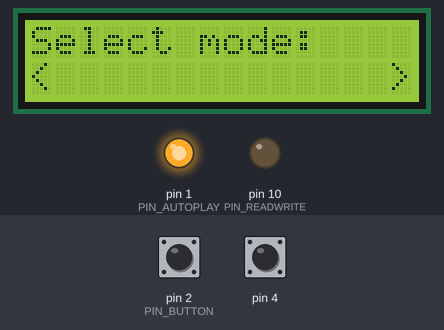
This sketch was run on a simulated Arduino Uno, built with avr-gcc and run on an emulated ATmega328P. On the bench: 16×2 character LCD, output pins drawn as LEDs (lit = HIGH). The test bench sets the inputs (shaded band); at power-on: pin 2 (PIN_BUTTON) HIGH, pin 4 HIGH. Random numbers use the default seed unless the sketch sets one.

Above: at 4.1 s.
4.2 s: pin 2 (PIN_BUTTON) pulled LOW for 0.7 s
At 4.63 s:
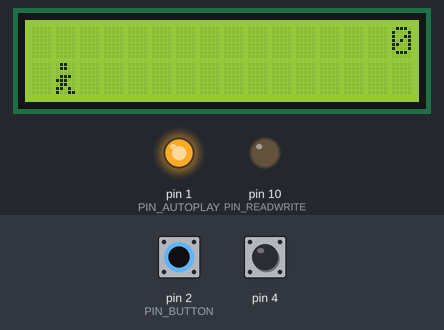
6.4 s: pin 2 (PIN_BUTTON) pulled LOW for 1 s
At 8.4 s:
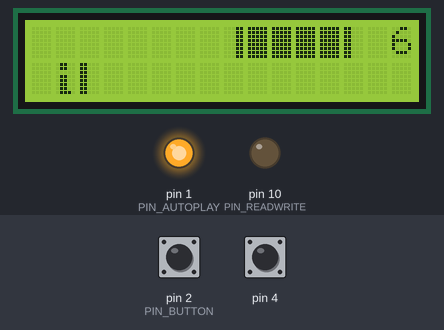
8.9 s: pin 2 (PIN_BUTTON) pulled LOW for 0.7 s
11.1 s: pin 2 (PIN_BUTTON) pulled LOW for 3.2 s
At 11.9 s:
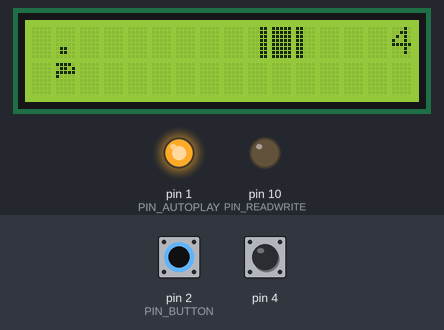
15.8 s: pin 2 (PIN_BUTTON) pulled LOW for 0.7 s
At 16.5 s:
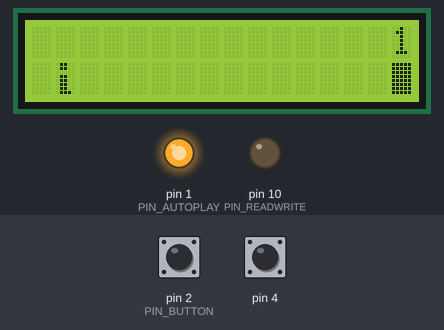
18.2 s: pin 2 (PIN_BUTTON) pulled LOW for 1 s
At 21.1 s:
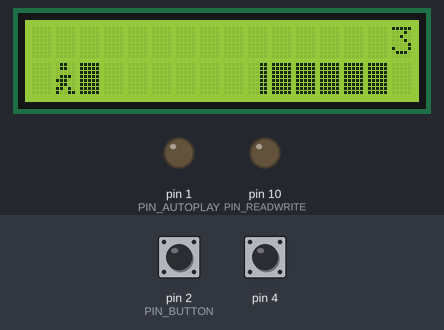
Timing chart, 0 to 21.9 s (numbered marks = the images above; inputs shaded):
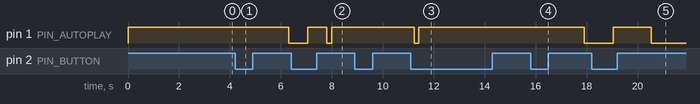

Measured:
- after the input at 4.2 s, pin 1 (PIN_AUTOPLAY): HIGH → LOW after 2.1 s
- after the input at 6.4 s, pin 1 (PIN_AUTOPLAY): LOW → HIGH after 0.66 s, → LOW 0.74 s later, → HIGH 0.19 s later
- after the input at 15.8 s, pin 1 (PIN_AUTOPLAY): HIGH → LOW after 2.1 s
- after the input at 18.2 s, pin 1 (PIN_AUTOPLAY): LOW → HIGH after 0.85 s, → LOW 1.5 s later
- what the display in image 2 shows lasts 0.5 s, from 8.1 s to 8.6 s

The sketch:

Game_jump_man.ino
```cpp
//BENZZZZZZZZZZZZZ
#include <LiquidCrystal_I2C.h>
volatile int grasw; //ลำดับข้อความ
volatile int napis; //ข้อความ
volatile int podmenu; //เมนูย่อย
#define PIN_BUTTON 2
#define PIN_AUTOPLAY 1
#define PIN_READWRITE 10
#define PIN_CONTRAST 7

#define SPRITE_RUN1 1
#define SPRITE_RUN2 2
#define SPRITE_JUMP 3
#define SPRITE_JUMP_UPPER '.'
#define SPRITE_JUMP_LOWER 4
#define SPRITE_TERRAIN_EMPTY ' '
#define SPRITE_TERRAIN_SOLID 5
#define SPRITE_TERRAIN_SOLID_RIGHT 6
#define SPRITE_TERRAIN_SOLID_LEFT 7

#define HERO_HORIZONTAL_POSITION 1

#define TERRAIN_WIDTH 16
#define TERRAIN_EMPTY 0
#define TERRAIN_LOWER_BLOCK 1
#define TERRAIN_UPPER_BLOCK 2

#define HERO_POSITION_OFF 0
#define HERO_POSITION_RUN_LOWER_1 1
#define HERO_POSITION_RUN_LOWER_2 2

#define HERO_POSITION_JUMP_1 3
#define HERO_POSITION_JUMP_2 4
#define HERO_POSITION_JUMP_3 5
#define HERO_POSITION_JUMP_4 6
#define HERO_POSITION_JUMP_5 7
#define HERO_POSITION_JUMP_6 8
#define HERO_POSITION_JUMP_7 9
#define HERO_POSITION_JUMP_8 10

#define HERO_POSITION_RUN_UPPER_1 11
#define HERO_POSITION_RUN_UPPER_2 12

LiquidCrystal_I2C lcd(0x27, 16, 2);
static char terrainUpper[TERRAIN_WIDTH + 1];
static char terrainLower[TERRAIN_WIDTH + 1];
static bool buttonPushed = false;
char wybor; //////
char wyborpoz;/////

void initializeGraphics(){
  static byte graphics[] = {
    // Run position 1 //สร้างชุดเลขฐานสองแสดงกราฟฟิคต่างๆของเกม jumpman
    B01100,        ////
    B01100,       ////
    B00000,
    B01110,      ///////
    B11100,     //////
    B01100,     ////
    B11010,   ////  //
    B10011,  //    ////
    // Run position 2
    B01100,    ////
    B01100,    ////
    B00000,
    B01100,    ////
    B01100,    ////
    B01100,    ////
    B01100,    ////
    B01110,    //////
    // Jump
    B01100,    ////
    B01100,    ////
    B00000,
    B11110,  ////////
    B01101,    ////  //
    B11111,  //////////
    B10000,  //
    B00000,
    // Jump lower
    B11110,  ////////
    B01101,    ////  //
    B11111,  //////////
    B10000,  //
    B00000,
    B00000,
    B00000,
    B00000,
    // Ground
    B11111,  //////////
    B11111,  //////////
    B11111,  //////////
    B11111,  //////////
    B11111,  //////////
    B11111,  //////////
    B11111,  //////////
    B11111,  //////////
    // Ground right
    B00011,          //
    B00011,          //
    B00011,          //
    B00011,          //
    B00011,          //
    B00011,          //
    B00011,          //
    B00011,          //
    // Ground left
    B11000,  //
    B11000,  //
    B11000,  //
    B11000,  //
    B11000,  //
    B11000,  //
    B11000,  //
    B11000,  //
  };
  int i;  //ฟังก์ชันรันกราฟฟิค

  for (i = 0; i < 7; ++i) {
    lcd.createChar(i + 1, &graphics[i * 8]);
  }
  for (i = 0; i < TERRAIN_WIDTH; ++i) {
    terrainUpper[i] = SPRITE_TERRAIN_EMPTY;
    terrainLower[i] = SPRITE_TERRAIN_EMPTY;
  }
}

void advanceTerrain(char* terrain, byte newTerrain){
  for (int i = 0; i < TERRAIN_WIDTH; ++i) {
    char current = terrain[i];
    char next = (i == TERRAIN_WIDTH-1) ? newTerrain : terrain[i+1];
    switch (current){
      case SPRITE_TERRAIN_EMPTY:
        terrain[i] = (next == SPRITE_TERRAIN_SOLID) ? SPRITE_TERRAIN_SOLID_RIGHT : SPRITE_TERRAIN_EMPTY;
        break;
      case SPRITE_TERRAIN_SOLID:
        terrain[i] = (next == SPRITE_TERRAIN_EMPTY) ? SPRITE_TERRAIN_SOLID_LEFT : SPRITE_TERRAIN_SOLID;
        break;
      case SPRITE_TERRAIN_SOLID_RIGHT:
        terrain[i] = SPRITE_TERRAIN_SOLID;
        break;
      case SPRITE_TERRAIN_SOLID_LEFT:
        terrain[i] = SPRITE_TERRAIN_EMPTY;
        break;
    }
  }
}
////////////////////////////////////////////////////////////////////////////
void gl (int t){  //กำหนดเวลา delay ต่างๆ
delay(t);
}
///////////////////////////////////////////////////////////////////////////

bool drawHero(byte position, char* terrainUpper, char* terrainLower, unsigned int score) { //ระบุตำแหน่งสิ่งกีดขวาง score และ Hero เมื่อเกิดการผ่านสิ่งกีดขวางหรือชน
  bool collide = false;
  char upperSave = terrainUpper[HERO_HORIZONTAL_POSITION];
  char lowerSave = terrainLower[HERO_HORIZONTAL_POSITION];
  byte upper, lower;
  switch (position) {
    case HERO_POSITION_OFF:
      upper = lower = SPRITE_TERRAIN_EMPTY;
      break;
    case HERO_POSITION_RUN_LOWER_1:
      upper = SPRITE_TERRAIN_EMPTY;
      lower = SPRITE_RUN1;
      break;
    case HERO_POSITION_RUN_LOWER_2:
      upper = SPRITE_TERRAIN_EMPTY;
      lower = SPRITE_RUN2;
      break;
    case HERO_POSITION_JUMP_1:
    case HERO_POSITION_JUMP_8:
      upper = SPRITE_TERRAIN_EMPTY;
      lower = SPRITE_JUMP;
      break;
    case HERO_POSITION_JUMP_2:
    case HERO_POSITION_JUMP_7:
      upper = SPRITE_JUMP_UPPER;
      lower = SPRITE_JUMP_LOWER;
      break;
    case HERO_POSITION_JUMP_3:
    case HERO_POSITION_JUMP_4:
    case HERO_POSITION_JUMP_5:
    case HERO_POSITION_JUMP_6:
      upper = SPRITE_JUMP;
      lower = SPRITE_TERRAIN_EMPTY;
      break;
    case HERO_POSITION_RUN_UPPER_1:
      upper = SPRITE_RUN1;
      lower = SPRITE_TERRAIN_EMPTY;
      break;
    case HERO_POSITION_RUN_UPPER_2:
      upper = SPRITE_RUN2;
      lower = SPRITE_TERRAIN_EMPTY;
      break;
  }  //เงื่อนไขการแสดงสิ่งกีดขวาง
  if (upper != ' ') {
    terrainUpper[HERO_HORIZONTAL_POSITION] = upper;
    collide = (upperSave == SPRITE_TERRAIN_EMPTY) ? false : true;
  }
  if (lower != ' ') {
    terrainLower[HERO_HORIZONTAL_POSITION] = lower;
    collide |= (lowerSave == SPRITE_TERRAIN_EMPTY) ? false : true;
  }

  byte digits = (score > 9999) ? 5 : (score > 999) ? 4 : (score > 99) ? 3 : (score > 9) ? 2 : 1;

  // Draw the scene
  terrainUpper[TERRAIN_WIDTH] = '\0';
  terrainLower[TERRAIN_WIDTH] = '\0';
  char temp = terrainUpper[16-digits];
  terrainUpper[16-digits] = '\0';
  lcd.setCursor(0,0);
  lcd.print(terrainUpper);
  terrainUpper[16-digits] = temp;
  lcd.setCursor(0,1);
  lcd.print(terrainLower);

  lcd.setCursor(16 - digits,0);
  lcd.print(score);

  terrainUpper[HERO_HORIZONTAL_POSITION] = upperSave;
  terrainLower[HERO_HORIZONTAL_POSITION] = lowerSave;
  return collide;
}

// Handle the button push as an interrupt
void buttonPush() {
  buttonPushed = true;
}
////////////////////////////////////////////////////
void origin(){  //ฟังก์ชั่นแสดงหน้าต่างก่อนเข้าเกม
  lcd.setCursor(0,0);
  lcd.print("Game");
  lcd.setCursor(2,4);
  lcd.print("Jump Man");

  gl(100);
  delay(1000);
  lcd.clear();

}

void game(int level){  //ฟังก์ชั่นกำหนดระดับความยากของเกม และการแสดง
  static byte heroPos = HERO_POSITION_RUN_LOWER_1;
  static byte newTerrainType = TERRAIN_EMPTY;
  static byte newTerrainDuration = 1;
  static bool playing = false;
  static bool blink = false;
  static unsigned int distance = 0;

  if (!playing) {
    drawHero((blink) ? HERO_POSITION_OFF : heroPos, terrainUpper, terrainLower, distance >> 3);
    if (blink) {
      lcd.clear();
      lcd.setCursor(0,0);
      lcd.print("PRESS START");
    }
    delay(250);
    blink = !blink;
    if (buttonPushed) {
// gl(100);
      initializeGraphics();
      heroPos = HERO_POSITION_RUN_LOWER_1;
      playing = true;
      buttonPushed = false;
      distance = 0;
    }
    return;
  }
  // random สิ่งกีดขวาง
  // Shift the terrain to the left
  advanceTerrain(terrainLower, newTerrainType == TERRAIN_LOWER_BLOCK ? SPRITE_TERRAIN_SOLID : SPRITE_TERRAIN_EMPTY);
  advanceTerrain(terrainUpper, newTerrainType == TERRAIN_UPPER_BLOCK ? SPRITE_TERRAIN_SOLID : SPRITE_TERRAIN_EMPTY);

  // Make new terrain to enter on the right
  if (--newTerrainDuration == 0) {
    if (newTerrainType == TERRAIN_EMPTY) {
      newTerrainType = (random(3) == 0) ? TERRAIN_UPPER_BLOCK : TERRAIN_LOWER_BLOCK;
      newTerrainDuration = 2 + random(10);
    } else {
      newTerrainType = TERRAIN_EMPTY;
      newTerrainDuration = 10 + random(10);
    }
  }

  if (buttonPushed) {
    if (heroPos <= HERO_POSITION_RUN_LOWER_2)
// HERO speed
    heroPos = HERO_POSITION_JUMP_1;
    buttonPushed = false;

  }

  if (drawHero(heroPos, terrainUpper, terrainLower, distance >> 3)) {
    playing = false; // The hero collided with something. Too bad.
    gl(500);//////////
    lcd.clear();
  } else {
    if (heroPos == HERO_POSITION_RUN_LOWER_2 || heroPos == HERO_POSITION_JUMP_8) {
      heroPos = HERO_POSITION_RUN_LOWER_1;
    } else if ((heroPos >= HERO_POSITION_JUMP_3 && heroPos <= HERO_POSITION_JUMP_5) && terrainLower[HERO_HORIZONTAL_POSITION] != SPRITE_TERRAIN_EMPTY) {
      heroPos = HERO_POSITION_RUN_UPPER_1;
    } else if (heroPos >= HERO_POSITION_RUN_UPPER_1 && terrainLower[HERO_HORIZONTAL_POSITION] == SPRITE_TERRAIN_EMPTY) {
      heroPos = HERO_POSITION_JUMP_5;
    } else if (heroPos == HERO_POSITION_RUN_UPPER_2) {
      heroPos = HERO_POSITION_RUN_UPPER_1;
    } else {
      ++heroPos;
    }
    ++distance;

    digitalWrite(PIN_AUTOPLAY, terrainLower[HERO_HORIZONTAL_POSITION + 2] == SPRITE_TERRAIN_EMPTY ? HIGH : LOW);
  }
  delay(level);
  }
/////////////////////////////////////////////////////////////////
void setup(){
  pinMode(4, INPUT_PULLUP);
  pinMode(PIN_READWRITE, OUTPUT);
  digitalWrite(PIN_READWRITE, LOW);
  pinMode(PIN_CONTRAST, OUTPUT);
  digitalWrite(PIN_CONTRAST, LOW);
  pinMode(PIN_BUTTON, INPUT);
  digitalWrite(PIN_BUTTON, HIGH);
  pinMode(PIN_AUTOPLAY, OUTPUT);
  digitalWrite(PIN_AUTOPLAY, HIGH);
  napis = 1;

  attachInterrupt(0/*PIN_BUTTON*/, buttonPush, FALLING);

  initializeGraphics();

lcd.begin();
   origin();
   do{menu();}while(digitalRead(2) == HIGH);
}


void loop() {
switch (grasw) {
case 1:
game(30); //speed Easy
break;
case 2:
game(10); //speed medium
break;
case 3:
game(5); //speed Hard
break;
case 4:
game(1); //impossible
break;
    }
  }

void menu() {

if (napis > 1 || napis < 0) {napis == 0;}
if (digitalRead(4) == LOW) { napis++;}
  switch (napis) {

    case 1:
    lcd.setCursor(0,0);
  lcd.print("Select mode:");
  lcd.setCursor(0,1);
  lcd.print("<     Easy     >");
  delay(500);
  lcd.clear();
  lcd.setCursor(0,0);
  lcd.print("Select mode:");
  lcd.setCursor(0,1);
  lcd.print("<              >");
  delay(500);
  if(digitalRead(2) == LOW) {
    grasw = 1;
    grasw;}

  break;
    case 2:
lcd.setCursor(0,0);
  lcd.print("Select mode:");
  lcd.setCursor(0,1);
  lcd.print("<    Medium    >");
  delay(500);
  lcd.clear();
  lcd.setCursor(0,0);
  lcd.print("Select mode:");
  lcd.setCursor(0,1);
  lcd.print("<              >");
  delay(500);
if(digitalRead(2) == LOW) {
    grasw = 2;
    grasw;}
    break;

    case 3:
lcd.setCursor(0,0);
  lcd.print("Select mode:");
  lcd.setCursor(0,1);
  lcd.print("<     Hard     >");
  delay(500);
  lcd.clear();
  lcd.setCursor(0,0);
  lcd.print("Select mode:");
  lcd.setCursor(0,1);
  lcd.print("<              >");
  delay(500);
  if(digitalRead(2) == LOW) {
    grasw = 3;
    grasw;}
    break;

    case 4:
lcd.setCursor(0,0);
  lcd.print("Select mode:");
  lcd.setCursor(0,1);
  lcd.print("<  impossible  >");
  delay(500);
  lcd.clear();
  lcd.setCursor(0,0);
  lcd.print("Select mode:");
  lcd.setCursor(0,1);
  lcd.print("<              >");
  delay(500);
  if(digitalRead(2) == LOW) {
    grasw = 4;
    grasw;}
    break;

  default:
napis = 0;
  break;
    }
  }
```
